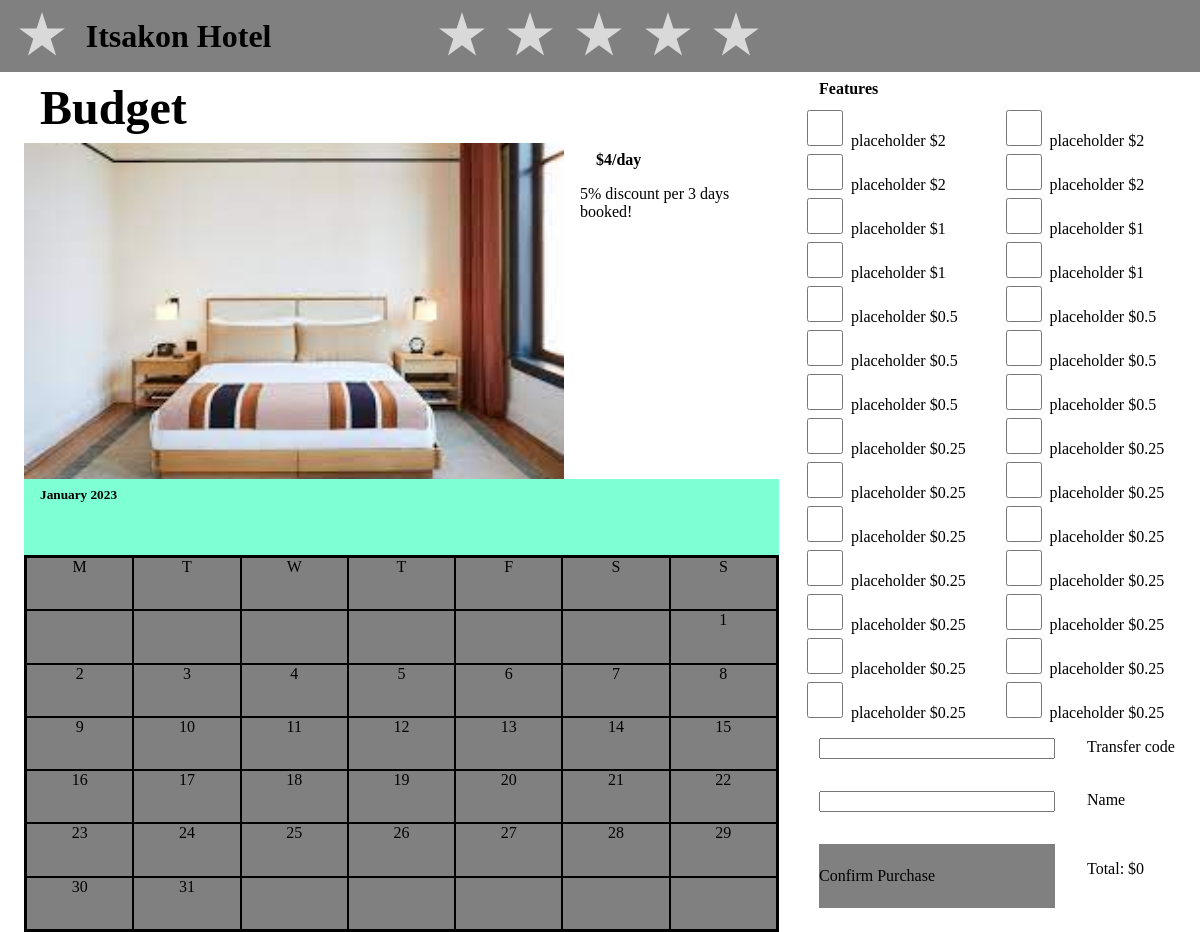
Page /budget.php on the earlier database version.
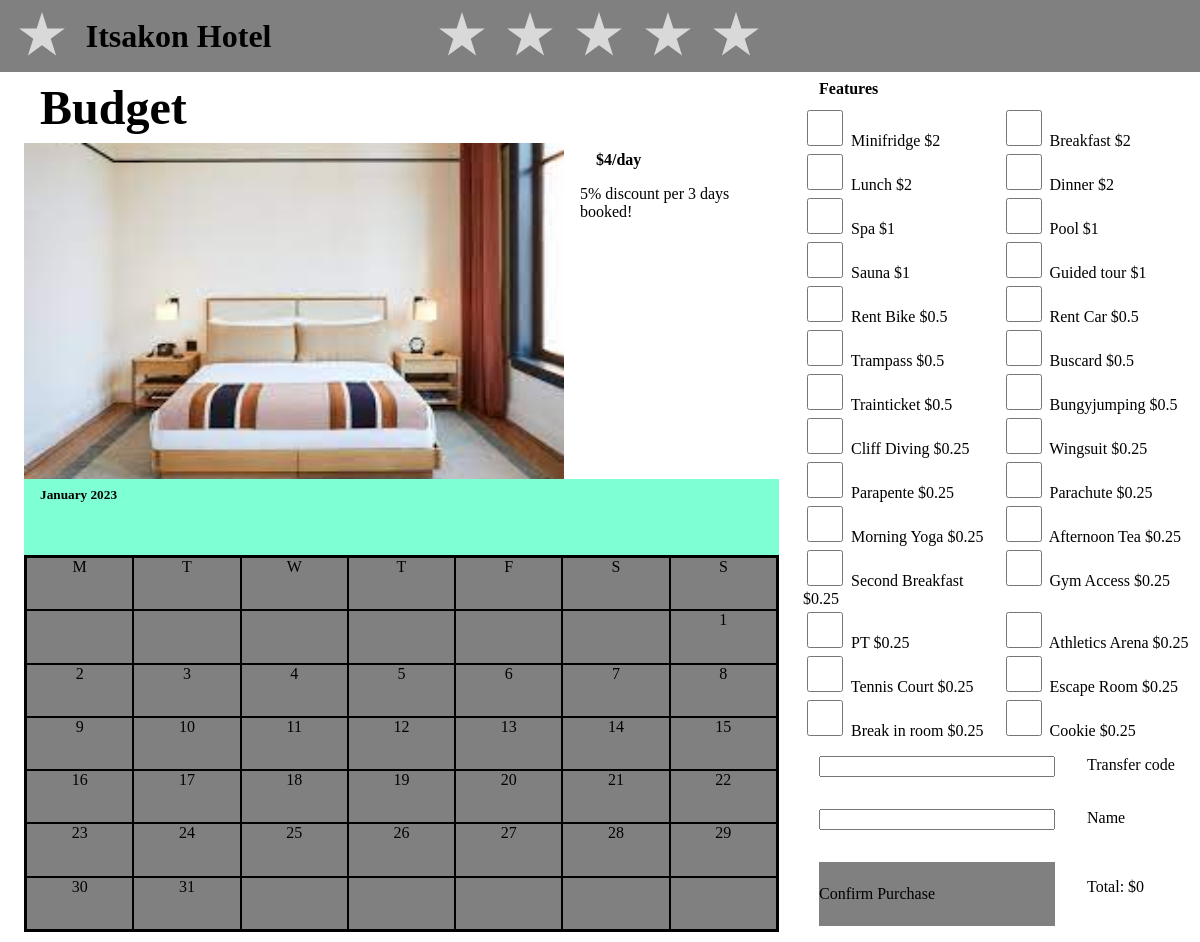
Same page on the later database version.
### tables this page shows
CREATE TABLE rooms (
	id INTEGER PRIMARY KEY,
	room_standard VARCHAR,
	base_price NUMBER
);

CREATE TABLE features (
	id INTEGER PRIMARY KEY,
	name VARCHAR,
	price NUMBER,
	minimal_booking_duration INTEGER
);

### src/general.php (called while the page is built, shortened)
<?php
$stars = 5;
?>

### src/roomForm.php (the view, shortened to what this page needs)
<?php
$getFeatures = $database->query(
    "SELECT * FROM features
");
$features = $getFeatures->fetchAll(PDO::FETCH_ASSOC);
?>
            <section class="features">
                <h4>Features</h4>
                <div></div>
                <?php
                foreach($features as $feature) {
                    ?>
                    <div class="feature">
                        <input type="checkbox" class="limit<?=$feature['minimal_booking_duration']?>" name="features[<?=$feature['id']?>]" value="<?=$feature['name'] . "," . $feature['price']?>">
                        <label for="features[<?=$feature['id']?>]"><?=$feature['name'] . " $" . $feature['price']?></label>
                    </div>
                    <?php
                }
                ?>
            </section>
            <section class="complete-purchace">
                <input type="text" name="transfer-code">
                <label for="transfer-code">Transfer code</label>
                <input type="text" name="name">
                <label for="name">Name</label>
                <button type="submit" id="confirm-button">Confirm Purchase</button>
                <div class="price"><p>Total: $</p><p id="display-price">0</p></div>
            </section>
        </form>
    </div>
    </body>
</html>

### src/room.php
<?php
require("general.php");
require("roomCard.php");
?>
<!DOCTYPE html>
<html lang="eng">
    <head>
        <link rel="stylesheet" href="./general.css">
        <link rel="stylesheet" href="./header.css">
        <link rel="stylesheet" href="./roomCard.css">
        <link rel="stylesheet" href="room.css">
    </head>
    <body>
        <?php
        require("header.php");
        ?>

### src/header.php
<header>
    <img src="../resources/svg/star.svg"></img>
    <a href="."><h1>Itsakon Hotel</h1></a>
    <section class=stars>
        <?php for ($i=0; $i < $stars; $i++) {
            ?><img src="../resources/svg/star.svg"></img><?php
        }?>
    </section>
</header>

### src/budget.php (shortened to what this page needs)
<?php
require("room.php");?>
<div class="columns">
    <?php
    roomCard("budget");
    ?>
    <form action="./bookings.php" method="POST">
        <?php
        require("roomForm.php");
        ?>

### src/roomCard.php (shortened to what this page needs)
<?php
function roomCard($roomCard) {
    $daySymbol = ["M", "T", "W", "T", "F", "S", "S"];
    $database = new PDO('sqlite:./itsakon.db');
    $getPrice = $database->query(
        "SELECT base_price FROM rooms
        WHERE room_standard = '$roomCard'
        ");
    $getBooked = $database->query(
        "SELECT day_of_month FROM bookings
        INNER JOIN rooms ON rooms.id = bookings.room_id
        WHERE room_standard = '$roomCard'
        ");
    $roomPrice = $getPrice->fetch(PDO::FETCH_ASSOC)['base_price'];
    $unavailable = $getBooked->fetchAll(PDO::FETCH_COLUMN);
?>
<article class=room id="<?=$roomCard?>">
    <h3><?=ucfirst($roomCard)?></h3>
    <div class="carousell-info">
        <section class="carousell">
            <button class="scroll-button left" id="<?=$roomCard?>-left" type="button">
            </button>
            <div class="images">
                <div class="image-container" id="<?=$roomCard?>-scroller">
                    <img src="../resources/images/budget-one.jpg" alt="First">
                </div>
            </div>
            <button class="scroll-button right" id="<?=$roomCard?>-right" type="button">
            </button>
        </section>
        <div class="book-info">
            <section class="info">
                <h4 id="room-price">$<?=$roomPrice?>/day</h4>
                <p>5% discount per 3 days booked!</p>
            </section>
        </div>
    </div>
    <section class="calendar-section">
        <div class="calendar">
            <h5>January 2023</h5>
            <div class="calendar-body">
                <?php
                for ($i=0; $i < 7; $i++) {
                    ?>
                    <div class="calendar-element day-of-week"><?= $daySymbol[$i]?></div>
                    <?php
                }
                for ($i=0; $i < 6; $i++) {
                    ?>
                    <div class="calendar-element out-of-month"></div>
                    <?php
                }
                for ($i=1; $i <= 31; $i++) {
                    ?>
                    <div class="calendar-element day-of-month <?php if(in_array($i, $unavailable)){echo "unavailable";}?>" id="<?=$roomCard?><?=$i?>"><?= $i?></div>
                    <?php
                }
                for ($i=0; $i < 5; $i++) {
                    ?>
                    <div class="calendar-element out-of-month"></div>
                    <?php
                }
                ?>
            </div>
        </div>
    </section>
</article>
<?php
}

### src/general.css (style rules this page uses)
body { margin: 0; }
h1, h2, h3, h4, h5 { margin: 8px 16px; }
h1 { font-size: 32px; }
h3 { font-size: 48px; }
button { all: unset; }

### src/header.css (style rules this page uses)
header { display: grid; background-color: grey; grid-template-columns: 1fr 4fr 4fr 5fr; top: 0px; height: 72px; width: 100%; z-index: 100; }
header img { margin: auto; }
h1 { margin: auto 0; }
header a { all: unset; margin: auto 0; cursor: pointer; }
header .stars { height: 100%; display: flex; justify-content: space-between; align-items: center; }

### src/roomCard.css (style rules this page uses)
.room { height: 800px; width: 372px; margin: 0 24px 24px 24px; background-color: gray; }
.carousell { width: 340px; height: 336px; background-color: aliceblue; margin: auto; position: relative; }
.scroll-button { height: 100%; width: 52px; position: absolute; top: 0; display: flex; align-items: center; justify-content: center; z-index: 99; }
.left { left: 0; }
.right { right: 0; }
.images { height: 100%; width: 100%; background-color: aqua; overflow-x: hidden; overflow-wrap: nowrap; }
.image-container { width: 300%; height: 100%; }
.images img { height: 336px; width: 340px; background-color: bisque; float: left; object-fit: cover; }
.book-info { margin-left: 16px; display: flex; justify-content: space-between; }
.calendar { height: 204px; width: 340px; background-color: aquamarine; display: flex; flex-direction: column; margin: auto; }
.calendar-body { height: 168px; width: 336px; background-color: grey; border-style: solid; border-color: black; border-width: 2px; margin: auto; display: grid; grid-template-columns: 1fr 1fr 1fr 1fr 1fr 1fr 1fr; }
.calendar-element { text-align: center; border-style: solid; border-color: black; border-width: 1px; }
.day-of-month { cursor: pointer; }

### src/room.css (style rules this page uses)
.columns { display: flex; }
.room { background-color: unset; width: fit-content; width: 755px; }
.carousell-info { display: flex; }
.carousell { width: 540px; }
.images img { width: 540px; }
.room h4 { display: none; }
.info h4 { display: block; }
.calendar { width: 755px; height: 453px; display: flex; flex-direction: column; justify-content: space-between; }
.calendar-body { width: 751px; height: 373px; margin-bottom: 0; margin-top: 0; }
form section { display: grid; grid-template-columns: 1fr 1fr; }
.complete-purchace > * { margin: 16px; }
.complete-purchace button { background-color: grey; width: 236px; height: 64px; cursor: pointer; }
.price { display: flex; }
.feature input { background-color: gray; width: 36px; height: 36px; margin: 4px; }

Differences in the rows shown:
changed features: name "placeholder" → "Minifridge"
changed features: name "placeholder" → "Breakfast"
changed features: name "placeholder" → "Lunch"
changed features: name "placeholder" → "Dinner"
changed features: name "placeholder" → "Spa"
changed features: name "placeholder" → "Pool"
changed features: name "placeholder" → "Sauna"
changed features: name "placeholder" → "Guided tour"
changed features: name "placeholder" → "Rent Bike"
changed features: name "placeholder" → "Rent Car"
changed features: name "placeholder" → "Trampass"
changed features: name "placeholder" → "Buscard"
changed features: name "placeholder" → "Trainticket"
changed features: name "placeholder" → "Bungyjumping"
changed features: name "placeholder" → "Cliff Diving"
changed features: name "placeholder" → "Wingsuit"
changed features: name "placeholder" → "Parapente"
changed features: name "placeholder" → "Parachute"
changed features: name "placeholder" → "Morning Yoga"
changed features: name "placeholder" → "Afternoon Tea"
changed features: name "placeholder" → "Second Breakfast"
changed features: name "placeholder" → "Gym Access"
changed features (number 23 of 28 on the later page): name "placeholder" → "PT"
changed features: name "placeholder" → "Athletics Arena"
changed features: name "placeholder" → "Tennis Court"
changed features: name "placeholder" → "Escape Room"
changed features: name "placeholder" → "Break in room"
changed features: name "placeholder" → "Cookie"
